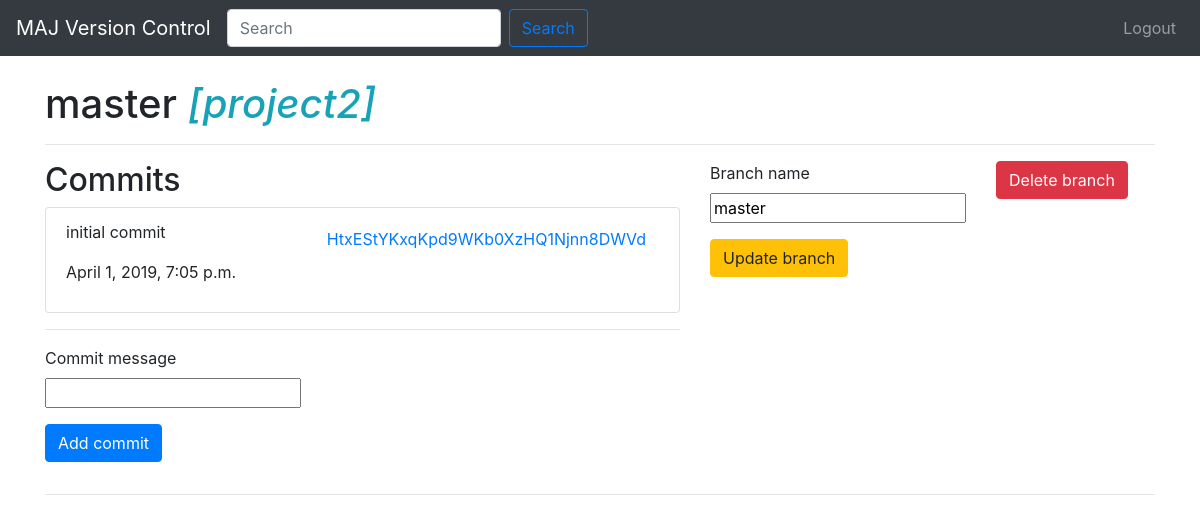
Screenshot of /uks/projects/9/branches/6 with the database file from the repository.
### uks/models.py (models this page shows, shortened)
class Branch(models.Model):
    name = models.CharField(max_length=100)
    project = models.ForeignKey(Project, on_delete=models.CASCADE)

class Project(models.Model):
    name = models.CharField(max_length=20)
    description = models.CharField(max_length=100)

class Commit(models.Model):
    hash = models.CharField(max_length=50)
    message = models.CharField(max_length=3000)
    creation_date = models.DateTimeField('date published')
    branch = models.ForeignKey(Branch, on_delete=models.CASCADE)
    user = models.ForeignKey(User, on_delete=models.CASCADE)

### uks/views.py (the view)
# urls.py: url(r'^projects/(?P<project_id>[0-9]+)/branches/(?P<branch_id>[0-9]+)$', views.branch_details, name="branch_details"),
def branch_details(request, project_id, branch_id):
    project = Project.objects.get(id=project_id)
    branch = Branch.objects.get(id=branch_id)
    template = loader.get_template('uks/branch_details.html')
    commits = Commit.objects.filter(branch=branch)
    context = {
        'project': project,
        'branch': branch,
        'commits': commits
    }
    return HttpResponse(template.render(context, request))

### uks/templates/uks/branch_details.html (shortened to what this page needs)
{% extends 'uks/base.html' %}
{% block content %}
<h1><span>{{branch.name}} </span> <span class="font-italic text-info"> [{{project.name}}] </span> </h1>
<hr>
<div class="row">
     <div class="col-7">
        <h2>Commits</h2>
        {% if commits %}
        <ul class="list-group">
            {% for commit in commits %}
                <li class="list-group-item" >
                    <a class="btn btn-link float-right" href="/uks/projects/{{ project.id }}/branches/{{ branch.id }}/commits/{{ commit.id }}">{{ commit.hash }}</a>
                    <p > {{commit.message}}</p>
                    <p > {{commit.creation_date}}</p>
                </li>
            {% endfor %}
        </ul>
        {% else %}
            <p>There are no commits.</p>
        {% endif %}
        <hr>
         <form action="{% url 'uks:commit_create' project.id branch.id %}" method="post">
             <div class="form-group">
                <label>Commit message</label><br />
                <input type="textarea" name="commit_message" value="" />
            </div>
            <input type="submit" class="btn btn-primary" value="Add commit"/>
        </form>
    </div>
    <div class="col">
        <form action="{% url 'uks:branch_update' project.id branch.id %}" method="post">
            <div class="form-group">
                <label>Branch name</label><br />
                <input type="text" name="branch_name" value="{{branch.name}}" />
            </div>
            <input type="submit" class="btn btn-warning" value="Update branch"/>
        </form>
    </div>
    <div class="col">
        <form action="{% url 'uks:branch_delete' project.id branch.id %}" method="post">
            <input type="submit" class="btn btn-danger" value="Delete branch"/>
        </form>
    </div>
</div>
<hr>
{% endblock %}

### rows the page displays
Branch: name "master", branch_name "master"
Project: name "project2"
Commit: hash "HtxEStYKxqKpd9WKb0XzHQ1Njnn8DWVd", message "initial commit", creation_date "April 1, 2019, 7:05 p.m."
